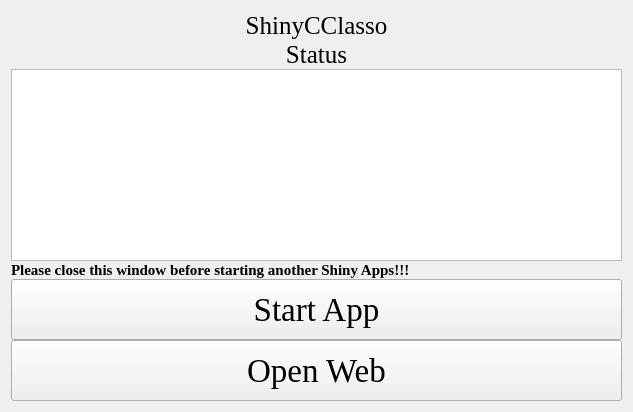
<?xml version="1.0" encoding="UTF-8"?>
<ui version="4.0">
 <class>Form</class>
 <widget class="QWidget" name="Form">
  <property name="geometry">
   <rect>
    <x>0</x>
    <y>0</y>
    <width>633</width>
    <height>412</height>
   </rect>
  </property>
  <property name="windowTitle">
   <string>Form</string>
  </property>
  <property name="styleSheet">
   <string notr="true">background-image: url(D:/tools/Pycharm/pyqt/logo/green_back.png);</string>
  </property>
  <layout class="QGridLayout" name="gridLayout_4">
   <property name="verticalSpacing">
    <number>0</number>
   </property>
   <item row="0" column="0">
    <layout class="QGridLayout" name="gridLayout_5">
     <property name="verticalSpacing">
      <number>0</number>
     </property>
     <item row="0" column="0" colspan="3">
      <widget class="QLabel" name="label">
       <property name="sizePolicy">
        <sizepolicy hsizetype="Preferred" vsizetype="Fixed">
         <horstretch>0</horstretch>
         <verstretch>0</verstretch>
        </sizepolicy>
       </property>
       <property name="font">
        <font>
         <family>Times New Roman</family>
         <pointsize>19</pointsize>
        </font>
       </property>
       <property name="text">
        <string>ShinyCClasso</string>
       </property>
       <property name="alignment">
        <set>Qt::AlignCenter</set>
       </property>
      </widget>
     </item>
     <item row="3" column="0" colspan="3">
      <widget class="QLabel" name="label_4">
       <property name="sizePolicy">
        <sizepolicy hsizetype="Preferred" vsizetype="Fixed">
         <horstretch>0</horstretch>
         <verstretch>0</verstretch>
        </sizepolicy>
       </property>
       <property name="font">
        <font>
         <family>Times New Roman</family>
         <pointsize>19</pointsize>
        </font>
       </property>
       <property name="text">
        <string>Status</string>
       </property>
       <property name="alignment">
        <set>Qt::AlignCenter</set>
       </property>
      </widget>
     </item>
     <item row="5" column="0" rowspan="2" colspan="3">
      <widget class="QTextBrowser" name="textBrowser">
       <property name="styleSheet">
        <string notr="true">background-image: url(D:/Documents/Desktop/white.png)</string>
       </property>
      </widget>
     </item>
     <item row="7" column="0" colspan="3">
      <widget class="QLabel" name="label_3">
       <property name="sizePolicy">
        <sizepolicy hsizetype="Preferred" vsizetype="Fixed">
         <horstretch>0</horstretch>
         <verstretch>0</verstretch>
        </sizepolicy>
       </property>
       <property name="font">
        <font>
         <family>Times New Roman</family>
         <pointsize>11</pointsize>
         <weight>75</weight>
         <bold>true</bold>
        </font>
       </property>
       <property name="text">
        <string>Please close this window before starting another Shiny Apps!!!</string>
       </property>
      </widget>
     </item>
     <item row="8" column="0" colspan="3">
      <widget class="QPushButton" name="pushButton">
       <property name="sizePolicy">
        <sizepolicy hsizetype="Preferred" vsizetype="Preferred">
         <horstretch>0</horstretch>
         <verstretch>0</verstretch>
        </sizepolicy>
       </property>
       <property name="font">
        <font>
         <family>Times New Roman</family>
         <pointsize>25</pointsize>
        </font>
       </property>
       <property name="text">
        <string>Start App</string>
       </property>
      </widget>
     </item>
     <item row="9" column="0" colspan="3">
      <widget class="QPushButton" name="pushButton_2">
       <property name="sizePolicy">
        <sizepolicy hsizetype="Preferred" vsizetype="Preferred">
         <horstretch>0</horstretch>
         <verstretch>0</verstretch>
        </sizepolicy>
       </property>
       <property name="font">
        <font>
         <family>Times New Roman</family>
         <pointsize>25</pointsize>
        </font>
       </property>
       <property name="text">
        <string>Open Web</string>
       </property>
      </widget>
     </item>
    </layout>
   </item>
  </layout>
 </widget>
 <resources/>
 <connections/>
</ui>
